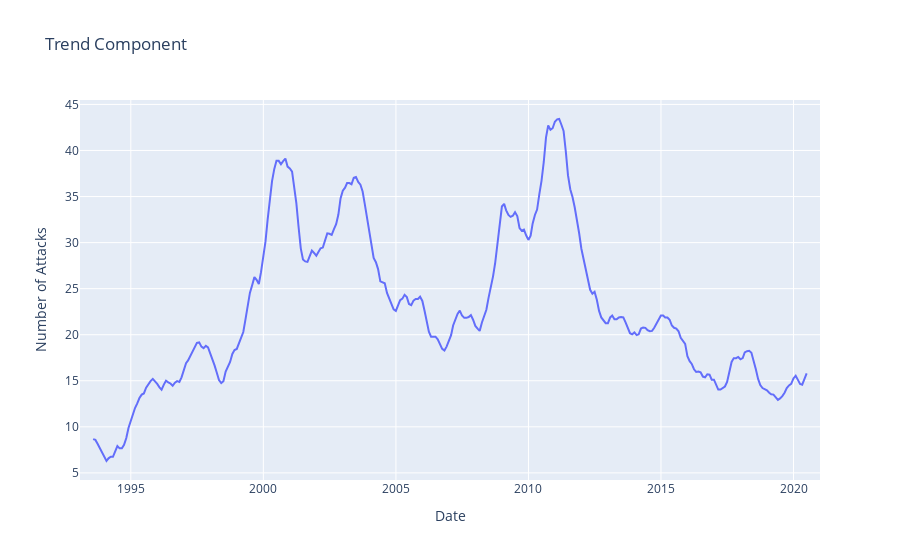

Here is the notebook cell this chart was saved with:
### Code cell
from statsmodels.tsa.seasonal import seasonal_decompose

# Convert 'date' column to datetime type and set it as the index
pirate_attacks['date_datetime'] = pd.to_datetime(pirate_attacks['date'])
pirate_attacks.set_index('date_datetime', inplace=True)


# Aggregate the number of attacks by month
monthly_attacks = pirate_attacks.resample('ME').size()
result = seasonal_decompose(monthly_attacks, model='additive')

# Create plot for trend component
fig_trend = go.Figure(go.Scatter(x=result.trend.index, y=result.trend, mode='lines', name='Trend'))
fig_trend.update_layout(title='Trend Component',
                        xaxis_title='Date',
                        yaxis_title='Number of Attacks')

# Show the plot
fig_trend.show()

### Figure 1 — Plotly figure (JSON) as saved in the notebook; plotly's stock layout.template omitted (floating-point values rounded to 4 significant figures; data arrays with more than 128 entries replaced by an {"elided": "..."} marker saying what was removed)
{"data": [{"mode": "lines", "name": "Trend", "type": "scatter", "x": {"elided": "336 str values"}, "y": {"elided": "336 float values"}}], "layout": {"title": {"text": "Trend Component"}, "xaxis": {"title": {"text": "Date"}}, "yaxis": {"title": {"text": "Number of Attacks"}}}}
